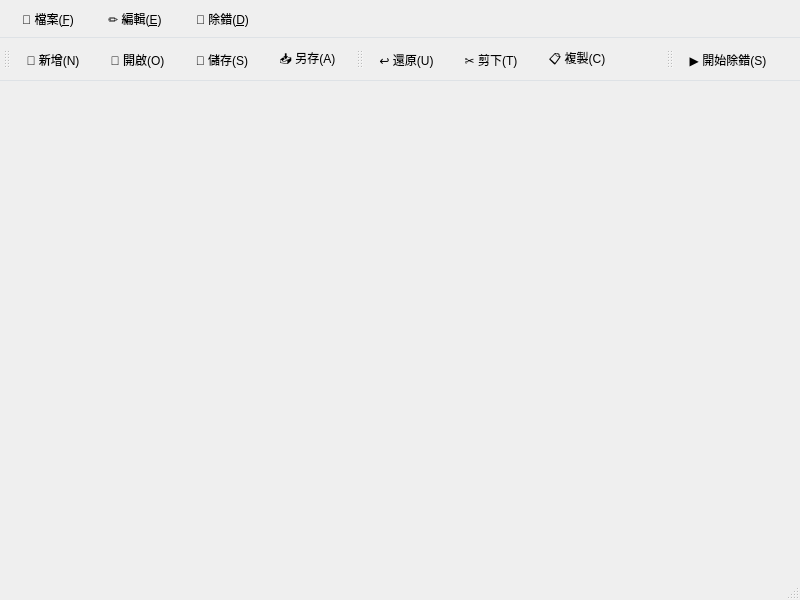
<?xml version="1.0" encoding="UTF-8"?>
<ui version="4.0">
 <class>MainWindow</class>
 <widget class="QMainWindow" name="MainWindow">
  <property name="geometry">
   <rect>
    <x>0</x>
    <y>0</y>
    <width>800</width>
    <height>600</height>
   </rect>
  </property>
  <property name="windowTitle">
   <string>MainWindow</string>
  </property>
  <property name="styleSheet">
   <string notr="true">QMenuBar {
    background-color: qlineargradient(x1:0, y1:0, x2:0, y2:1,
                                      stop:0 #f8f9fa, stop:1 #e9ecef);
    border-bottom: 1px solid #dee2e6;
    padding: 2px;
}

QMenuBar::item {
    background: transparent;
    padding: 6px 12px;
    border-radius: 4px;
    margin: 2px;
}

QMenuBar::item:selected {
    background-color: #0d6efd;
    color: white;
}

QMenuBar::item:pressed {
    background-color: #0b5ed7;
    color: white;
}

QMenu {
    background-color: #ffffff;
    border: 1px solid #dee2e6;
    border-radius: 6px;
    padding: 4px 0px;
}

QMenu::item {
    padding: 8px 30px 8px 20px;
    margin: 2px 4px;
    border-radius: 4px;
}

QMenu::item:selected {
    background-color: #e7f1ff;
    color: #0d6efd;
}

QMenu::separator {
    height: 1px;
    background-color: #dee2e6;
    margin: 4px 10px;
}

QToolBar {
    background-color: qlineargradient(x1:0, y1:0, x2:0, y2:1,
                                      stop:0 #ffffff, stop:1 #f8f9fa);
    border-bottom: 1px solid #dee2e6;
    padding: 4px;
    spacing: 4px;
}

QToolButton {
    background: transparent;
    border: 1px solid transparent;
    border-radius: 4px;
    padding: 4px 8px;
}

QToolButton:hover {
    background-color: #e9ecef;
    border: 1px solid #dee2e6;
}

QToolButton:pressed {
    background-color: #dee2e6;
}</string>
  </property>
  <widget class="QWidget" name="centralwidget"/>
  <widget class="QMenuBar" name="menubar">
   <property name="geometry">
    <rect>
     <x>0</x>
     <y>0</y>
     <width>800</width>
     <height>30</height>
    </rect>
   </property>
   <widget class="QMenu" name="menu_F">
    <property name="title">
     <string>📁 檔案(&amp;F)</string>
    </property>
    <addaction name="actionNew"/>
    <addaction name="actionOpen"/>
    <addaction name="actionClose"/>
    <addaction name="separator"/>
    <addaction name="actionSave"/>
    <addaction name="actionASave"/>
    <addaction name="separator"/>
    <addaction name="actionQuit"/>
   </widget>
   <widget class="QMenu" name="menu_E">
    <property name="title">
     <string>✏️ 編輯(&amp;E)</string>
    </property>
    <addaction name="actionUndo"/>
    <addaction name="separator"/>
    <addaction name="actionCuT"/>
    <addaction name="actionCopy"/>
    <addaction name="actionPaste"/>
    <addaction name="separator"/>
    <addaction name="actionAll"/>
   </widget>
   <widget class="QMenu" name="menu_D">
    <property name="title">
     <string>🐛 除錯(&amp;D)</string>
    </property>
    <addaction name="actionStartDebug"/>
    <addaction name="separator"/>
    <addaction name="actionBreak"/>
    <addaction name="actionContinue"/>
   </widget>
   <addaction name="menu_F"/>
   <addaction name="menu_E"/>
   <addaction name="menu_D"/>
  </widget>
  <widget class="QStatusBar" name="statusbar"/>
  <widget class="QToolBar" name="toolBar">
   <property name="windowTitle">
    <string>檔案工具列</string>
   </property>
   <attribute name="toolBarArea">
    <enum>TopToolBarArea</enum>
   </attribute>
   <attribute name="toolBarBreak">
    <bool>false</bool>
   </attribute>
   <addaction name="actionNew"/>
   <addaction name="actionOpen"/>
   <addaction name="actionSave"/>
   <addaction name="actionASave"/>
  </widget>
  <widget class="QToolBar" name="toolBar_2">
   <property name="windowTitle">
    <string>編輯工具列</string>
   </property>
   <attribute name="toolBarArea">
    <enum>TopToolBarArea</enum>
   </attribute>
   <attribute name="toolBarBreak">
    <bool>false</bool>
   </attribute>
   <addaction name="actionUndo"/>
   <addaction name="actionCuT"/>
   <addaction name="actionCopy"/>
   <addaction name="actionPaste"/>
  </widget>
  <widget class="QToolBar" name="toolBar_3">
   <property name="windowTitle">
    <string>除錯工具列</string>
   </property>
   <attribute name="toolBarArea">
    <enum>TopToolBarArea</enum>
   </attribute>
   <attribute name="toolBarBreak">
    <bool>false</bool>
   </attribute>
   <addaction name="actionStartDebug"/>
   <addaction name="actionBreak"/>
   <addaction name="actionContinue"/>
  </widget>
  <action name="actionNew">
   <property name="text">
    <string>📄 新增(&amp;N)</string>
   </property>
   <property name="toolTip">
    <string>新增檔案 (Ctrl+N)</string>
   </property>
   <property name="shortcut">
    <string>Ctrl+N</string>
   </property>
  </action>
  <action name="actionOpen">
   <property name="text">
    <string>📂 開啟(&amp;O)</string>
   </property>
   <property name="toolTip">
    <string>開啟檔案 (Ctrl+O)</string>
   </property>
   <property name="shortcut">
    <string>Ctrl+O</string>
   </property>
  </action>
  <action name="actionClose">
   <property name="text">
    <string>❌ 關閉(&amp;C)</string>
   </property>
   <property name="toolTip">
    <string>關閉檔案</string>
   </property>
  </action>
  <action name="actionSave">
   <property name="text">
    <string>💾 儲存(&amp;S)</string>
   </property>
   <property name="toolTip">
    <string>儲存檔案 (Ctrl+S)</string>
   </property>
   <property name="shortcut">
    <string>Ctrl+S</string>
   </property>
  </action>
  <action name="actionASave">
   <property name="text">
    <string>📥 另存(&amp;A)</string>
   </property>
   <property name="toolTip">
    <string>另存新檔 (Ctrl+Shift+S)</string>
   </property>
   <property name="shortcut">
    <string>Ctrl+Shift+S</string>
   </property>
  </action>
  <action name="actionQuit">
   <property name="text">
    <string>🚪 退出(&amp;X)</string>
   </property>
   <property name="toolTip">
    <string>退出程式 (Alt+F4)</string>
   </property>
   <property name="shortcut">
    <string>Alt+F4</string>
   </property>
  </action>
  <action name="actionUndo">
   <property name="text">
    <string>↩️ 還原(&amp;U)</string>
   </property>
   <property name="toolTip">
    <string>還原 (Ctrl+Z)</string>
   </property>
   <property name="shortcut">
    <string>Ctrl+Z</string>
   </property>
  </action>
  <action name="actionCuT">
   <property name="text">
    <string>✂️ 剪下(&amp;T)</string>
   </property>
   <property name="toolTip">
    <string>剪下 (Ctrl+X)</string>
   </property>
   <property name="shortcut">
    <string>Ctrl+X</string>
   </property>
  </action>
  <action name="actionCopy">
   <property name="text">
    <string>📋 複製(&amp;C)</string>
   </property>
   <property name="toolTip">
    <string>複製 (Ctrl+C)</string>
   </property>
   <property name="shortcut">
    <string>Ctrl+C</string>
   </property>
  </action>
  <action name="actionAll">
   <property name="text">
    <string>🔲 全選(&amp;A)</string>
   </property>
   <property name="toolTip">
    <string>全選 (Ctrl+A)</string>
   </property>
   <property name="shortcut">
    <string>Ctrl+A</string>
   </property>
  </action>
  <action name="actionPaste">
   <property name="text">
    <string>📌 貼上(&amp;P)</string>
   </property>
   <property name="toolTip">
    <string>貼上 (Ctrl+V)</string>
   </property>
   <property name="shortcut">
    <string>Ctrl+V</string>
   </property>
   <property name="menuRole">
    <enum>QAction::MenuRole::NoRole</enum>
   </property>
  </action>
  <action name="actionStartDebug">
   <property name="text">
    <string>▶️ 開始除錯(&amp;S)</string>
   </property>
   <property name="toolTip">
    <string>開始除錯 (F5)</string>
   </property>
   <property name="shortcut">
    <string>F5</string>
   </property>
  </action>
  <action name="actionBreak">
   <property name="text">
    <string>⏸️ 中斷(&amp;B)</string>
   </property>
   <property name="toolTip">
    <string>中斷執行 (Ctrl+Pause)</string>
   </property>
   <property name="shortcut">
    <string>Ctrl+Pause</string>
   </property>
  </action>
  <action name="actionContinue">
   <property name="text">
    <string>⏩ 繼續(&amp;C)</string>
   </property>
   <property name="toolTip">
    <string>繼續執行 (F10)</string>
   </property>
   <property name="shortcut">
    <string>F10</string>
   </property>
  </action>
 </widget>
 <resources/>
 <connections/>
</ui>
